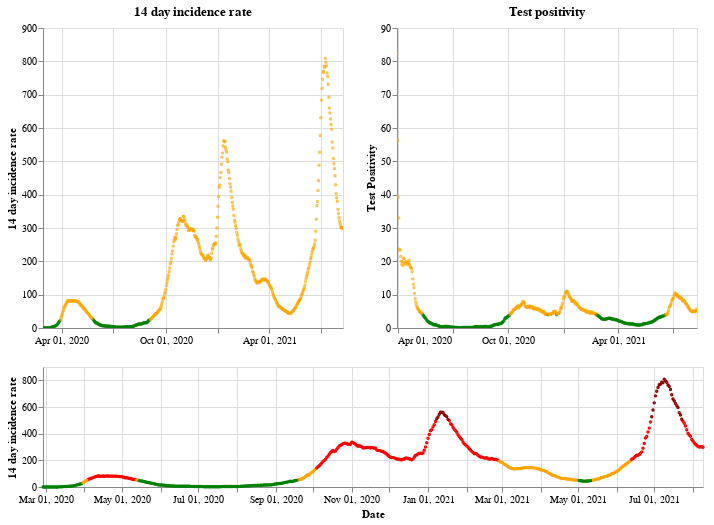

The notebook cell saved with this chart:
### Markdown cell above
## Scotland

### Code cell
plot_traffic_light('Scotland')

### Figure 1 — Vega-Lite specification as saved in the notebook (floating-point values rounded to 4 significant figures; data arrays with more than 128 entries replaced by an {"elided": "..."} marker saying what was removed)
{"config": {"view": {"continuousWidth": 400, "continuousHeight": 300}}, "vconcat": [{"hconcat": [{"mark": {"type": "point", "size": 2}, "encoding": {"color": {"condition": {"value": "green", "test": "(datum.twoWeeklyCasesRate <= 25)"}, "value": "orange"}, "tooltip": [{"type": "nominal", "field": "areaName"}, {"type": "temporal", "field": "date"}, {"type": "quantitative", "field": "twoWeeklyCasesRate"}, {"type": "quantitative", "field": "testPositivity"}], "x": {"type": "temporal", "axis": {"title": ""}, "field": "date", "scale": {"domain": {"selection": "DateBrush"}}, "timeUnit": "yearmonthdate"}, "y": {"type": "quantitative", "axis": {"title": "14 day incidence rate"}, "field": "twoWeeklyCasesRate"}}, "title": "14 day incidence rate", "width": 300}, {"mark": {"type": "point", "size": 2}, "encoding": {"color": {"condition": {"value": "green", "test": "(datum.testPositivity <= 4)"}, "value": "orange"}, "tooltip": [{"type": "nominal", "field": "areaName"}, {"type": "temporal", "field": "date"}, {"type": "quantitative", "field": "twoWeeklyCasesRate"}, {"type": "quantitative", "field": "testPositivity"}], "x": {"type": "temporal", "axis": {"title": ""}, "field": "date", "scale": {"domain": {"selection": "DateBrush"}}, "timeUnit": "yearmonthdate"}, "y": {"type": "quantitative", "axis": {"title": "Test Positivity"}, "field": "testPositivity"}}, "title": "Test positivity", "width": 300}]}, {"layer": [{"mark": {"type": "point", "size": 2}, "encoding": {"color": {"condition": {"value": "orange", "test": "(((datum.testPositivity < 4) && (datum.twoWeeklyCasesRate >= 50)) && (datum.twoWeeklyCasesRate < 200))"}, "value": "red"}, "opacity": {"condition": {"value": 1, "test": "((datum.twoWeeklyCasesRate >= 50) && (datum.twoWeeklyCasesRate < 500))"}, "value": 0}, "tooltip": [{"type": "nominal", "field": "areaName"}, {"type": "temporal", "field": "date"}, {"type": "quantitative", "field": "twoWeeklyCasesRate"}, {"type": "quantitative", "field": "testPositivity"}], "x": {"type": "temporal", "axis": {"title": "Date"}, "field": "date", "timeUnit": "yearmonthdate"}, "y": {"type": "quantitative", "axis": {"title": "14 day incidence rate"}, "field": "twoWeeklyCasesRate"}}, "selection": {"DateBrush": {"type": "interval", "encodings": ["x"], "fields": ["Time"]}}}, {"mark": {"type": "point", "size": 2}, "encoding": {"color": {"value": "darkred"}, "opacity": {"condition": {"value": 1, "test": "(datum.twoWeeklyCasesRate >= 500)"}, "value": 0}, "tooltip": [{"type": "nominal", "field": "areaName"}, {"type": "temporal", "field": "date"}, {"type": "quantitative", "field": "twoWeeklyCasesRate"}, {"type": "quantitative", "field": "testPositivity"}], "x": {"type": "temporal", "axis": {"title": "Date"}, "field": "date", "timeUnit": "yearmonthdate"}, "y": {"type": "quantitative", "axis": {"title": "14 day incidence rate"}, "field": "twoWeeklyCasesRate"}}}, {"mark": {"type": "point", "size": 2}, "encoding": {"color": {"condition": {"value": "green", "test": "((datum.testPositivity < 4) && (datum.twoWeeklyCasesRate < 50))"}, "value": "orange"}, "opacity": {"condition": {"value": 1, "test": "(datum.twoWeeklyCasesRate < 50)"}, "value": 0}, "tooltip": [{"type": "nominal", "field": "areaName"}, {"type": "temporal", "field": "date"}, {"type": "quantitative", "field": "twoWeeklyCasesRate"}, {"type": "quantitative", "field": "testPositivity"}], "x": {"type": "temporal", "axis": {"title": "Date"}, "field": "date", "timeUnit": "yearmonthdate"}, "y": {"type": "quantitative", "axis": {"title": "14 day incidence rate"}, "field": "twoWeeklyCasesRate"}}}], "height": 120, "width": 660}], "data": {"name": "data-028540af9b3dc72fc11cf8a99e4429bd"}, "$schema": "https://vega.github.io/schema/vega-lite/v4.8.1.json", "datasets": {"data-028540af9b3dc72fc11cf8a99e4429bd": {"elided": "529 records"}}}
